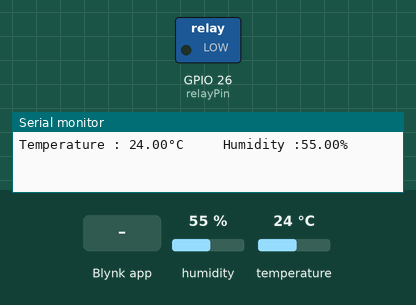
Bench run of a sketch on a simulated ESP32. Shown: switched loads named in the sketch (green lamp = pin HIGH), the last lines printed to the serial monitor. Inputs (shaded band) come from the test bench; at power-on: temperature 24 °C, humidity 55 %. WiFi joins after 1.5 s; servers stay silent unless stated.

Above: at 3.0 s.
3.1 s: temperature set to 30 °C
7.0 s: temperature set to 33 °C
At 9.1 s:
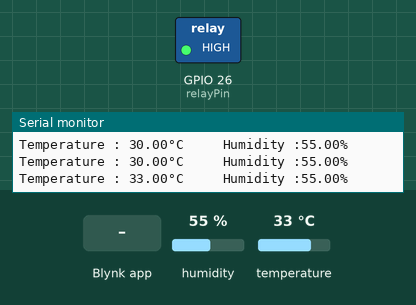
10.3 s: Blynk app writes 0 to V2
At 11.5 s:
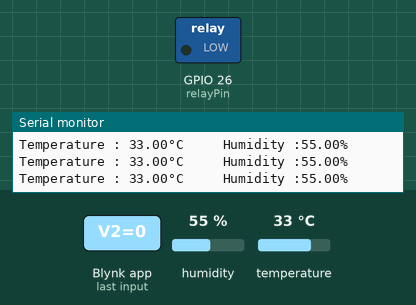
11.8 s: Blynk app writes 1 to V2
At 12.8 s:
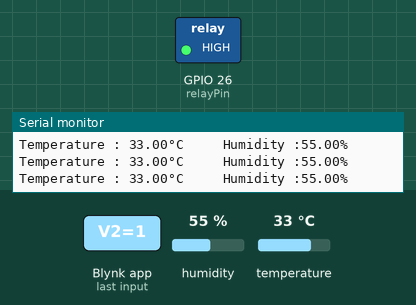
Timing chart, 0 to 14.3 s (numbered marks = the images above; inputs shaded):
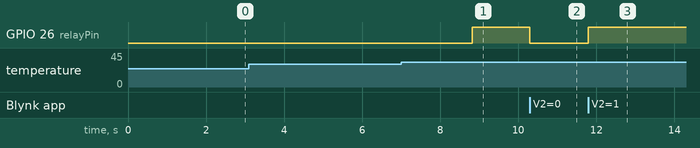

Measured:
- the behaviour switches between 31 and 32 °C on temperature (found by bisection; images 0 and 1)
- after the input at 7.0 s, GPIO 26 (relayPin): LOW → HIGH after 1.8 s
- after the input at 10.3 s, GPIO 26 (relayPin): HIGH → LOW at once
- after the input at 11.8 s, GPIO 26 (relayPin): LOW → HIGH at once

The sketch:

BSI_JS4_Task3_PartC.ino
```cpp
#define BLYNK_TEMPLATE_ID "TMPL6GufI1YRx"
#define BLYNK_TEMPLATE_NAME "Jobsheet 4 BSI yey"
#define BLYNK_AUTH_TOKEN "HXxt8Hjc6KWR0AITlzhmFA1XK0RsINX_"
#define BLYNK_PRINT Serial
#define DHTPIN 27
#define DHTTYPE DHT11
#define relayPin 26
#define initialState 0
#define highTempState 1
#define relay(x) digitalWrite(26, (x)?HIGH:LOW)

#include <WiFi.h>
#include <BlynkSimpleEsp32.h>
#include <DHT.h>

char auth[] = BLYNK_AUTH_TOKEN;
char ssid[] = "SabaSameko";
char pass[] = "SukaBumi";

BlynkTimer timer;

DHT dht(DHTPIN,DHTTYPE);

uint8_t buttonV2Value = 0;
uint8_t state = 0;

BLYNK_WRITE(V2)
{
  buttonV2Value = param.asInt();
  relay(buttonV2Value);
}

void sendSensor()
{
  float h = dht.readHumidity();
  float t = dht.readTemperature();

  if(isnan(h) || isnan(t))
  {
    Serial.println("Reading Failed");
    return;
  }

  Blynk.virtualWrite(V0,t);
  Blynk.virtualWrite(V1,h);
  Serial.print("Temperature : ");
  Serial.print(t);
  Serial.print("°C");
  Serial.print("     Humidity :");
  Serial.print(h);
  Serial.println("%");

  if(state == initialState)
  {
    if(t > 31.0)
    {
      relay(1);
      state = highTempState;
    }
  }

  if(state == initialState)
  {
    if(t > 30.7)
    {
      relay(0);
      state = initialState;
    }
  }
}
void setup()
{
  Serial.begin(115200);
  pinMode(relayPin, OUTPUT);

  Blynk.begin(auth, ssid, pass);
  dht.begin();
  timer.setInterval(1000L, sendSensor);
}

void loop()
{
  Blynk.run();
  timer.run();
}
```
